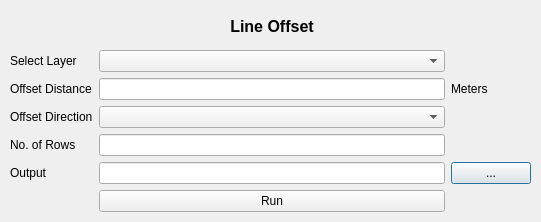
<?xml version="1.0" encoding="UTF-8"?>
<ui version="4.0">
 <class>Dialog</class>
 <widget class="QDialog" name="Dialog">
  <property name="geometry">
   <rect>
    <x>0</x>
    <y>0</y>
    <width>541</width>
    <height>222</height>
   </rect>
  </property>
  <property name="windowTitle">
   <string>Dialog</string>
  </property>
  <widget class="QWidget" name="gridLayoutWidget">
   <property name="geometry">
    <rect>
     <x>10</x>
     <y>10</y>
     <width>521</width>
     <height>202</height>
    </rect>
   </property>
   <layout class="QGridLayout" name="gridLayout">
    <item row="5" column="2">
     <widget class="QLineEdit" name="rows"/>
    </item>
    <item row="6" column="3">
     <widget class="QPushButton" name="browse">
      <property name="toolTip">
       <string>&lt;html&gt;&lt;head/&gt;&lt;body&gt;&lt;p&gt;Browse&lt;/p&gt;&lt;/body&gt;&lt;/html&gt;</string>
      </property>
      <property name="text">
       <string>...</string>
      </property>
     </widget>
    </item>
    <item row="4" column="0">
     <widget class="QLabel" name="label_5">
      <property name="text">
       <string>&lt;html&gt;&lt;head/&gt;&lt;body&gt;&lt;p&gt;Offset Direction&lt;/p&gt;&lt;/body&gt;&lt;/html&gt;</string>
      </property>
     </widget>
    </item>
    <item row="1" column="2">
     <widget class="QgsMapLayerComboBox" name="layer">
      <property name="showCrs">
       <bool>true</bool>
      </property>
     </widget>
    </item>
    <item row="2" column="2">
     <widget class="QLineEdit" name="distance"/>
    </item>
    <item row="1" column="0">
     <widget class="QLabel" name="label_2">
      <property name="text">
       <string>&lt;html&gt;&lt;head/&gt;&lt;body&gt;&lt;p&gt;Select Layer&lt;/p&gt;&lt;/body&gt;&lt;/html&gt;</string>
      </property>
     </widget>
    </item>
    <item row="2" column="3">
     <widget class="QLabel" name="label_6">
      <property name="text">
       <string>&lt;html&gt;&lt;head/&gt;&lt;body&gt;&lt;p&gt;Meters&lt;/p&gt;&lt;/body&gt;&lt;/html&gt;</string>
      </property>
     </widget>
    </item>
    <item row="2" column="0">
     <widget class="QLabel" name="label_3">
      <property name="text">
       <string>&lt;html&gt;&lt;head/&gt;&lt;body&gt;&lt;p&gt;Offset Distance&lt;/p&gt;&lt;/body&gt;&lt;/html&gt;</string>
      </property>
     </widget>
    </item>
    <item row="5" column="0">
     <widget class="QLabel" name="label_4">
      <property name="text">
       <string>&lt;html&gt;&lt;head/&gt;&lt;body&gt;&lt;p&gt;No. of Rows&lt;/p&gt;&lt;/body&gt;&lt;/html&gt;</string>
      </property>
     </widget>
    </item>
    <item row="4" column="2">
     <widget class="QComboBox" name="direction"/>
    </item>
    <item row="7" column="2">
     <widget class="QPushButton" name="run">
      <property name="toolTip">
       <string>&lt;html&gt;&lt;head/&gt;&lt;body&gt;&lt;p&gt;Execute&lt;/p&gt;&lt;/body&gt;&lt;/html&gt;</string>
      </property>
      <property name="text">
       <string>Run</string>
      </property>
     </widget>
    </item>
    <item row="6" column="2">
     <widget class="QLineEdit" name="output"/>
    </item>
    <item row="6" column="0">
     <widget class="QLabel" name="label_7">
      <property name="text">
       <string>&lt;html&gt;&lt;head/&gt;&lt;body&gt;&lt;p&gt;Output&lt;/p&gt;&lt;/body&gt;&lt;/html&gt;</string>
      </property>
     </widget>
    </item>
    <item row="0" column="2">
     <widget class="QLabel" name="label">
      <property name="text">
       <string>&lt;html&gt;&lt;head/&gt;&lt;body&gt;&lt;p align=&quot;center&quot;&gt;&lt;span style=&quot; font-size:12pt; font-weight:600;&quot;&gt;Line Offset&lt;/span&gt;&lt;/p&gt;&lt;/body&gt;&lt;/html&gt;</string>
      </property>
     </widget>
    </item>
   </layout>
  </widget>
 </widget>
 <customwidgets>
  <customwidget>
   <class>QgsMapLayerComboBox</class>
   <extends>QComboBox</extends>
   <header>qgsmaplayercombobox.h</header>
  </customwidget>
 </customwidgets>
 <resources/>
 <connections/>
</ui>
